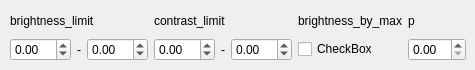
         <widget class="QWidget" name="blur_2">
          <attribute name="title">
           <string>RandomBrightnessContrast</string>
          </attribute>
          <widget class="QWidget" name="gridLayoutWidget_24">
           <property name="geometry">
            <rect>
             <x>10</x>
             <y>10</y>
             <width>456</width>
             <height>51</height>
            </rect>
           </property>
           <layout class="QGridLayout" name="gridLayout_25">
            <item row="0" column="3">
             <widget class="QLabel" name="label_68">
              <property name="text">
               <string>p</string>
              </property>
             </widget>
            </item>
            <item row="0" column="1">
             <widget class="QLabel" name="label_69">
              <property name="text">
               <string>contrast_limit</string>
              </property>
             </widget>
            </item>
            <item row="1" column="0">
             <layout class="QHBoxLayout" name="horizontalLayout_27">
              <item>
               <widget class="QDoubleSpinBox" name="sb_rbc_bl0">
                <property name="minimum">
                 <double>-99.000000000000000</double>
                </property>
                <property name="singleStep">
                 <double>0.100000000000000</double>
                </property>
               </widget>
              </item>
              <item>
               <widget class="QLabel" name="label_74">
                <property name="layoutDirection">
                 <enum>Qt::LeftToRight</enum>
                </property>
                <property name="text">
                 <string>-</string>
                </property>
                <property name="alignment">
                 <set>Qt::AlignCenter</set>
                </property>
               </widget>
              </item>
              <item>
               <widget class="QDoubleSpinBox" name="sb_rbc_bl1">
                <property name="minimum">
                 <double>-99.000000000000000</double>
                </property>
                <property name="singleStep">
                 <double>0.100000000000000</double>
                </property>
               </widget>
              </item>
             </layout>
            </item>
            <item row="1" column="1">
             <layout class="QHBoxLayout" name="horizontalLayout_34">
              <item>
               <widget class="QDoubleSpinBox" name="sb_rbc_cl0">
                <property name="minimum">
                 <double>-99.000000000000000</double>
                </property>
                <property name="singleStep">
                 <double>0.100000000000000</double>
                </property>
               </widget>
              </item>
              <item>
               <widget class="QLabel" name="label_86">
                <property name="layoutDirection">
                 <enum>Qt::LeftToRight</enum>
                </property>
                <property name="text">
                 <string>-</string>
                </property>
                <property name="alignment">
                 <set>Qt::AlignCenter</set>
                </property>
               </widget>
              </item>
              <item>
               <widget class="QDoubleSpinBox" name="sb_rbc_cl1">
                <property name="minimum">
                 <double>-99.000000000000000</double>
                </property>
                <property name="singleStep">
                 <double>0.100000000000000</double>
                </property>
               </widget>
              </item>
             </layout>
            </item>
            <item row="1" column="3">
             <widget class="QDoubleSpinBox" name="sb_rbc_p">
              <property name="maximum">
               <double>1.000000000000000</double>
              </property>
              <property name="singleStep">
               <double>0.100000000000000</double>
              </property>
             </widget>
            </item>
            <item row="0" column="0">
             <widget class="QLabel" name="label_87">
              <property name="text">
               <string>brightness_limit</string>
              </property>
             </widget>
            </item>
            <item row="0" column="2">
             <widget class="QLabel" name="label_88">
              <property name="text">
               <string>brightness_by_max</string>
              </property>
             </widget>
            </item>
            <item row="1" column="2">
             <widget class="QCheckBox" name="chb_rbc_bbm">
              <property name="text">
               <string>CheckBox</string>
              </property>
             </widget>
            </item>
           </layout>
          </widget>
         </widget>
